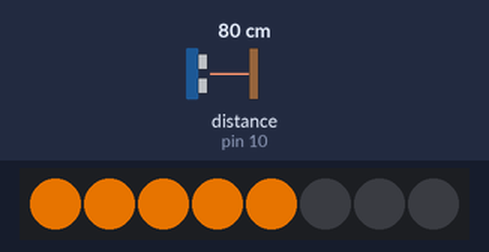
The sketch below on a simulated Arduino Uno, built with avr-gcc and run on an emulated ATmega328P. On the bench: 8 RGB LEDs in strip order, left to right. Inputs (shaded band) come from the test bench; at power-on: distance to the obstacle (sensor on pin 10) 80 cm. The echo pulse lasts 58.3 µs per cm; dim RGB values are drawn brighter than linear.

Above: at 1.2 s.
1.3 s: distance to the obstacle (sensor on pin 10) set to 2 cm
At 1.53 s:
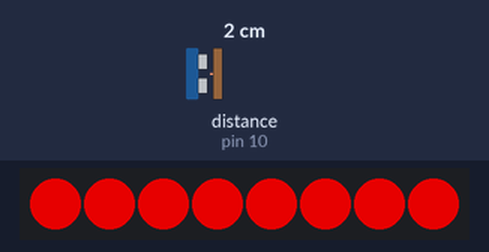
3.6 s: distance to the obstacle (sensor on pin 10) set to 120 cm
At 4.9 s:
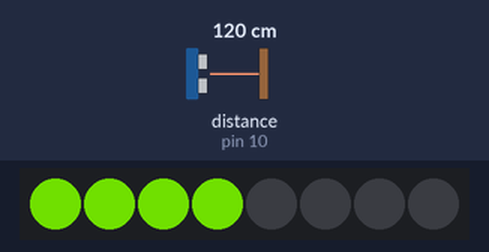
5.2 s: distance to the obstacle (sensor on pin 10) set to 250 cm
At 5.9 s:
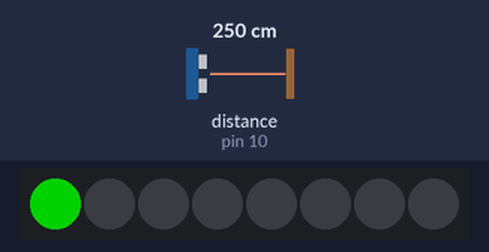
6.8 s: distance to the obstacle (sensor on pin 10) set to 4 cm
At 6.96 s:
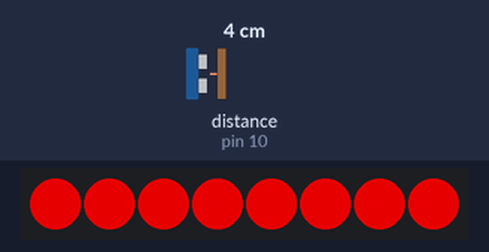
9.4 s: distance to the obstacle (sensor on pin 10) set to 299 cm
At 10.7 s:
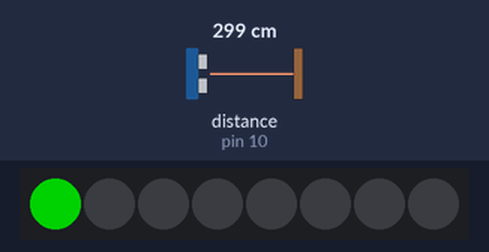
Timing chart, 0 to 12.0 s (numbered marks = the images above; inputs shaded):
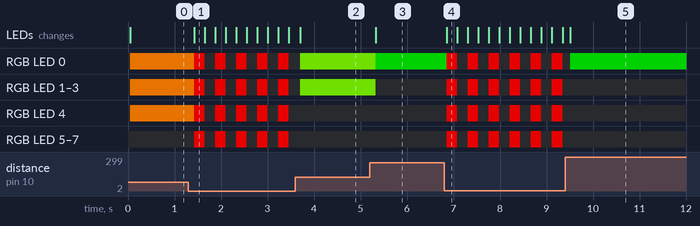

The sketch:

Basic_1.ino
```cpp
#include <Adafruit_NeoPixel.h>
#include <NewPing.h>


#define LED_PIN        A0
#define NUM_LEDS       8

#define TRIGGER_PIN    9
#define ECHO_PIN       10

#define MAX_DIST_CM    400
#define CRITICAL_CM    30
#define SAMPLES        3

NewPing sonar(TRIGGER_PIN, ECHO_PIN, MAX_DIST_CM);
Adafruit_NeoPixel strip(NUM_LEDS, LED_PIN, NEO_GRB + NEO_KHZ800);

unsigned int readDistance() {
  unsigned int vals[SAMPLES];

  for (int i = 0; i < SAMPLES; i++) {
    unsigned int d = sonar.ping_cm();
    if (d == 0) d = MAX_DIST_CM + 1;
    vals[i] = d;
    delay(10);
  }

  for (int i = 0; i < SAMPLES - 1; i++)
    for (int j = i + 1; j < SAMPLES; j++)
      if (vals[j] < vals[i]) {
        unsigned int t = vals[i];
        vals[i] = vals[j];
        vals[j] = t;
      }

  unsigned int sum = 0;
  for (int i = 0; i < SAMPLES; i++) sum += vals[i];
  unsigned int avg = sum / SAMPLES;

  if (avg > MAX_DIST_CM) return 0;
  return avg;
}

void setBar(int count, unsigned int dist) {
  strip.clear();

  for (int i = 0; i < count; i++) {
    uint32_t c;

    if (dist == 0 || dist > 200)       c = strip.Color(0,120,0);     // green
    else if (dist > 100)               c = strip.Color(80,160,0);    // green/yellow
    else if (dist > CRITICAL_CM)       c = strip.Color(180,90,0);    // orange
    else                                c = strip.Color(150,0,0);    // red

    strip.setPixelColor(i, c);
  }
  strip.show();
}

void flashCritical() {
  static unsigned long t = 0;
  static bool on = false;
  unsigned long now = millis();

  if (now - t >= 200) {
    t = now;
    on = !on;
  }

  for (int i = 0; i < NUM_LEDS; i++) {
    if (on) strip.setPixelColor(i, strip.Color(180,0,0));
    else    strip.setPixelColor(i, 0);
  }
  strip.show();
}

void setup() {
  strip.begin();
  strip.show();
}

void loop() {
  unsigned int dist = readDistance();

  int ledsOn;
  if (dist == 0) {
    ledsOn = 1;
  } else {
    int d = constrain((int)dist, 5, 250);
    ledsOn = map(d, 250, 5, 1, NUM_LEDS);
    ledsOn = constrain(ledsOn, 1, NUM_LEDS);
  }

  if (dist > 0 && dist <= CRITICAL_CM) {
    flashCritical();
  } else {
    setBar(ledsOn, dist);
  }

  delay(80);
}
```

Measured:
- after the input at 1.3 s, RGB LED 0–7: alternates RGB(180, 0, 0) for 0.23 s and off for 0.23 s, starting after 0.13 s; the LEDs: change after 0.13 s (image 1)
- after the input at 3.6 s, the LEDs: change after 0.11 s (image 2)
- after the input at 5.2 s, RGB LED 0: RGB(80, 160, 0) → RGB(0, 120, 0) after 0.13 s; RGB LED 1–3: RGB(80, 160, 0) → off after 0.13 s; the LEDs: change after 0.13 s (image 3)
- after the input at 6.8 s, RGB LED 0–7: alternates RGB(180, 0, 0) for 0.23 s and off for 0.23 s, starting after 0.05 s; the LEDs: change after 0.05 s (image 4)
- after the input at 9.4 s, the LEDs: change after 0.11 s (image 5)
